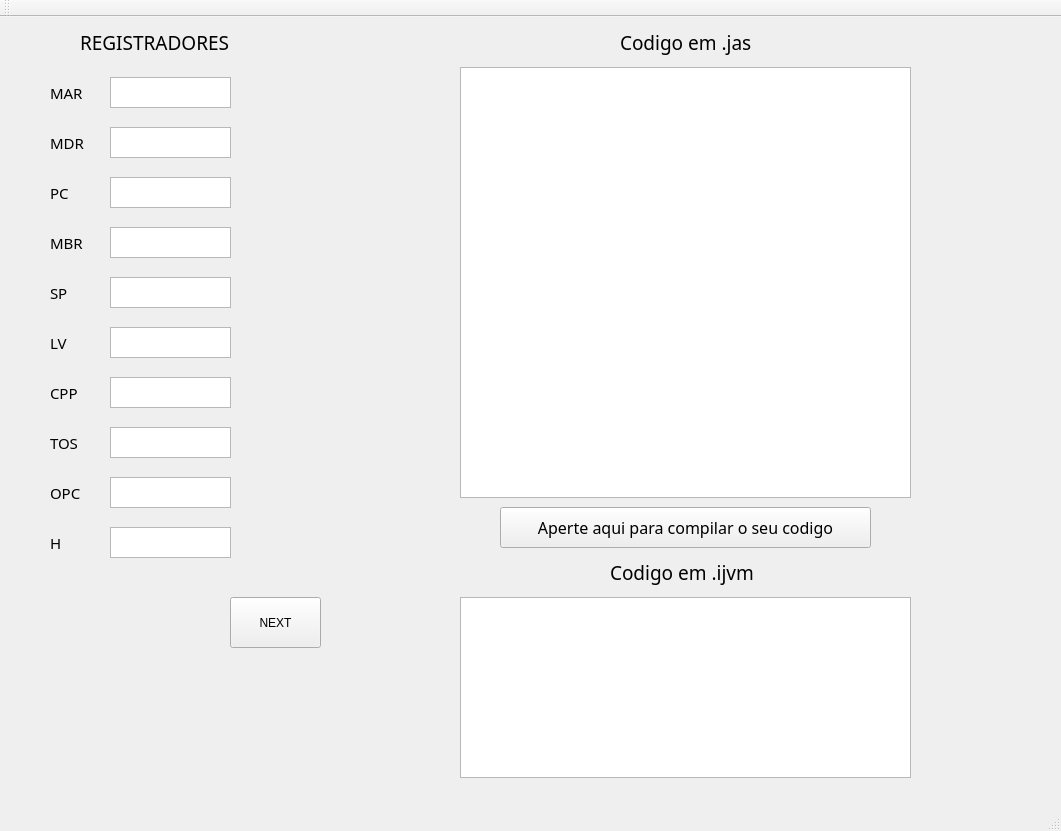
<?xml version="1.0" encoding="UTF-8"?>
<ui version="4.0">
 <class>MainWindow</class>
 <widget class="QMainWindow" name="MainWindow">
  <property name="geometry">
   <rect>
    <x>0</x>
    <y>0</y>
    <width>1061</width>
    <height>831</height>
   </rect>
  </property>
  <property name="windowTitle">
   <string>MainWindow</string>
  </property>
  <widget class="QWidget" name="centralWidget">
   <widget class="QLabel" name="label">
    <property name="enabled">
     <bool>true</bool>
    </property>
    <property name="geometry">
     <rect>
      <x>620</x>
      <y>-10</y>
      <width>161</width>
      <height>71</height>
     </rect>
    </property>
    <property name="font">
     <font>
      <family>Nirmala UI Semilight</family>
      <pointsize>14</pointsize>
     </font>
    </property>
    <property name="frameShape">
     <enum>QFrame::NoFrame</enum>
    </property>
    <property name="frameShadow">
     <enum>QFrame::Plain</enum>
    </property>
    <property name="lineWidth">
     <number>2</number>
    </property>
    <property name="text">
     <string>Codigo em .jas</string>
    </property>
   </widget>
   <widget class="QLabel" name="label_2">
    <property name="enabled">
     <bool>true</bool>
    </property>
    <property name="geometry">
     <rect>
      <x>610</x>
      <y>520</y>
      <width>181</width>
      <height>71</height>
     </rect>
    </property>
    <property name="font">
     <font>
      <family>Nirmala UI Semilight</family>
      <pointsize>14</pointsize>
     </font>
    </property>
    <property name="frameShape">
     <enum>QFrame::NoFrame</enum>
    </property>
    <property name="frameShadow">
     <enum>QFrame::Plain</enum>
    </property>
    <property name="lineWidth">
     <number>2</number>
    </property>
    <property name="text">
     <string>Codigo em .ijvm</string>
    </property>
   </widget>
   <widget class="QPushButton" name="compilaButton">
    <property name="geometry">
     <rect>
      <x>500</x>
      <y>490</y>
      <width>371</width>
      <height>41</height>
     </rect>
    </property>
    <property name="font">
     <font>
      <family>Nirmala UI Semilight</family>
      <pointsize>12</pointsize>
     </font>
    </property>
    <property name="text">
     <string>Aperte aqui para compilar o seu codigo</string>
    </property>
   </widget>
   <widget class="QTextEdit" name="jas">
    <property name="geometry">
     <rect>
      <x>460</x>
      <y>50</y>
      <width>451</width>
      <height>431</height>
     </rect>
    </property>
   </widget>
   <widget class="QTextEdit" name="ijvm">
    <property name="enabled">
     <bool>true</bool>
    </property>
    <property name="geometry">
     <rect>
      <x>460</x>
      <y>580</y>
      <width>451</width>
      <height>181</height>
     </rect>
    </property>
   </widget>
   <widget class="QPushButton" name="nextButton">
    <property name="geometry">
     <rect>
      <x>230</x>
      <y>580</y>
      <width>91</width>
      <height>51</height>
     </rect>
    </property>
    <property name="text">
     <string>NEXT</string>
    </property>
   </widget>
   <widget class="QLabel" name="label_3">
    <property name="geometry">
     <rect>
      <x>50</x>
      <y>60</y>
      <width>71</width>
      <height>31</height>
     </rect>
    </property>
    <property name="font">
     <font>
      <family>Nirmala UI Semilight</family>
      <pointsize>11</pointsize>
     </font>
    </property>
    <property name="text">
     <string>MAR</string>
    </property>
   </widget>
   <widget class="QTextBrowser" name="mar">
    <property name="geometry">
     <rect>
      <x>110</x>
      <y>60</y>
      <width>121</width>
      <height>31</height>
     </rect>
    </property>
   </widget>
   <widget class="QLabel" name="label_4">
    <property name="geometry">
     <rect>
      <x>50</x>
      <y>110</y>
      <width>71</width>
      <height>31</height>
     </rect>
    </property>
    <property name="font">
     <font>
      <family>Nirmala UI Semilight</family>
      <pointsize>11</pointsize>
     </font>
    </property>
    <property name="text">
     <string>MDR</string>
    </property>
   </widget>
   <widget class="QTextBrowser" name="mdr">
    <property name="geometry">
     <rect>
      <x>110</x>
      <y>110</y>
      <width>121</width>
      <height>31</height>
     </rect>
    </property>
   </widget>
   <widget class="QLabel" name="label_5">
    <property name="geometry">
     <rect>
      <x>50</x>
      <y>160</y>
      <width>71</width>
      <height>31</height>
     </rect>
    </property>
    <property name="font">
     <font>
      <family>Nirmala UI Semilight</family>
      <pointsize>11</pointsize>
     </font>
    </property>
    <property name="text">
     <string>PC</string>
    </property>
   </widget>
   <widget class="QTextBrowser" name="pc">
    <property name="geometry">
     <rect>
      <x>110</x>
      <y>160</y>
      <width>121</width>
      <height>31</height>
     </rect>
    </property>
   </widget>
   <widget class="QLabel" name="label_6">
    <property name="geometry">
     <rect>
      <x>50</x>
      <y>210</y>
      <width>71</width>
      <height>31</height>
     </rect>
    </property>
    <property name="font">
     <font>
      <family>Nirmala UI Semilight</family>
      <pointsize>11</pointsize>
     </font>
    </property>
    <property name="text">
     <string>MBR</string>
    </property>
   </widget>
   <widget class="QTextBrowser" name="mbr">
    <property name="geometry">
     <rect>
      <x>110</x>
      <y>210</y>
      <width>121</width>
      <height>31</height>
     </rect>
    </property>
   </widget>
   <widget class="QLabel" name="label_7">
    <property name="geometry">
     <rect>
      <x>50</x>
      <y>260</y>
      <width>71</width>
      <height>31</height>
     </rect>
    </property>
    <property name="font">
     <font>
      <family>Nirmala UI Semilight</family>
      <pointsize>11</pointsize>
     </font>
    </property>
    <property name="text">
     <string>SP</string>
    </property>
   </widget>
   <widget class="QTextBrowser" name="sp">
    <property name="geometry">
     <rect>
      <x>110</x>
      <y>260</y>
      <width>121</width>
      <height>31</height>
     </rect>
    </property>
   </widget>
   <widget class="QLabel" name="label_8">
    <property name="geometry">
     <rect>
      <x>50</x>
      <y>310</y>
      <width>71</width>
      <height>31</height>
     </rect>
    </property>
    <property name="font">
     <font>
      <family>Nirmala UI Semilight</family>
      <pointsize>11</pointsize>
     </font>
    </property>
    <property name="text">
     <string>LV</string>
    </property>
   </widget>
   <widget class="QTextBrowser" name="lv">
    <property name="geometry">
     <rect>
      <x>110</x>
      <y>310</y>
      <width>121</width>
      <height>31</height>
     </rect>
    </property>
   </widget>
   <widget class="QLabel" name="label_9">
    <property name="geometry">
     <rect>
      <x>50</x>
      <y>360</y>
      <width>71</width>
      <height>31</height>
     </rect>
    </property>
    <property name="font">
     <font>
      <family>Nirmala UI Semilight</family>
      <pointsize>11</pointsize>
     </font>
    </property>
    <property name="text">
     <string>CPP</string>
    </property>
   </widget>
   <widget class="QTextBrowser" name="cpp">
    <property name="geometry">
     <rect>
      <x>110</x>
      <y>360</y>
      <width>121</width>
      <height>31</height>
     </rect>
    </property>
   </widget>
   <widget class="QLabel" name="label_10">
    <property name="geometry">
     <rect>
      <x>50</x>
      <y>410</y>
      <width>71</width>
      <height>31</height>
     </rect>
    </property>
    <property name="font">
     <font>
      <family>Nirmala UI Semilight</family>
      <pointsize>11</pointsize>
     </font>
    </property>
    <property name="text">
     <string>TOS</string>
    </property>
   </widget>
   <widget class="QTextBrowser" name="tos">
    <property name="geometry">
     <rect>
      <x>110</x>
      <y>410</y>
      <width>121</width>
      <height>31</height>
     </rect>
    </property>
   </widget>
   <widget class="QLabel" name="label_11">
    <property name="geometry">
     <rect>
      <x>50</x>
      <y>460</y>
      <width>71</width>
      <height>31</height>
     </rect>
    </property>
    <property name="font">
     <font>
      <family>Nirmala UI Semilight</family>
      <pointsize>11</pointsize>
     </font>
    </property>
    <property name="text">
     <string>OPC</string>
    </property>
   </widget>
   <widget class="QTextBrowser" name="opc">
    <property name="geometry">
     <rect>
      <x>110</x>
      <y>460</y>
      <width>121</width>
      <height>31</height>
     </rect>
    </property>
   </widget>
   <widget class="QLabel" name="label_12">
    <property name="geometry">
     <rect>
      <x>50</x>
      <y>510</y>
      <width>71</width>
      <height>31</height>
     </rect>
    </property>
    <property name="font">
     <font>
      <family>Nirmala UI Semilight</family>
      <pointsize>11</pointsize>
     </font>
    </property>
    <property name="text">
     <string>H</string>
    </property>
   </widget>
   <widget class="QTextBrowser" name="h">
    <property name="geometry">
     <rect>
      <x>110</x>
      <y>510</y>
      <width>121</width>
      <height>31</height>
     </rect>
    </property>
   </widget>
   <widget class="QLabel" name="label_13">
    <property name="enabled">
     <bool>true</bool>
    </property>
    <property name="geometry">
     <rect>
      <x>80</x>
      <y>-10</y>
      <width>201</width>
      <height>71</height>
     </rect>
    </property>
    <property name="font">
     <font>
      <family>Nirmala UI Semilight</family>
      <pointsize>14</pointsize>
     </font>
    </property>
    <property name="frameShape">
     <enum>QFrame::NoFrame</enum>
    </property>
    <property name="frameShadow">
     <enum>QFrame::Plain</enum>
    </property>
    <property name="lineWidth">
     <number>2</number>
    </property>
    <property name="text">
     <string>REGISTRADORES</string>
    </property>
   </widget>
  </widget>
  <widget class="QMenuBar" name="menuBar">
   <property name="geometry">
    <rect>
     <x>0</x>
     <y>0</y>
     <width>1061</width>
     <height>26</height>
    </rect>
   </property>
  </widget>
  <widget class="QToolBar" name="mainToolBar">
   <attribute name="toolBarArea">
    <enum>TopToolBarArea</enum>
   </attribute>
   <attribute name="toolBarBreak">
    <bool>false</bool>
   </attribute>
  </widget>
  <widget class="QStatusBar" name="statusBar"/>
 </widget>
 <layoutdefault spacing="6" margin="11"/>
 <resources/>
 <connections/>
</ui>
